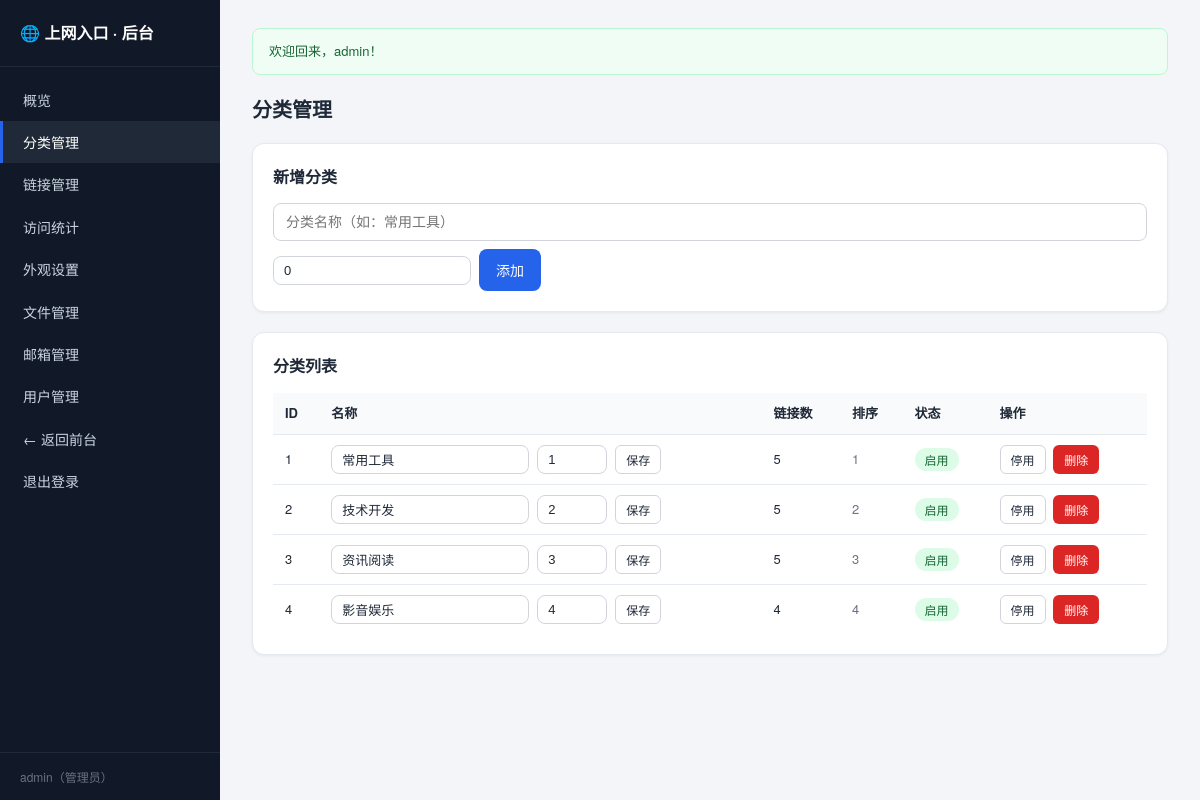
The app's page /admin/category.php (signed in) with its own data.
### tables this page shows
CREATE TABLE IF NOT EXISTS `users` (
  `id` INT UNSIGNED AUTO_INCREMENT PRIMARY KEY,
  `username` VARCHAR(50) NOT NULL UNIQUE,
  `email` VARCHAR(191) NULL DEFAULT NULL,
  `email_verified` TINYINT NOT NULL DEFAULT 0 COMMENT '1=邮箱已验证 0=未验证',
  `phone` VARCHAR(50) NOT NULL DEFAULT '',
  `real_name` VARCHAR(50) NOT NULL DEFAULT '',
  `password_hash` VARCHAR(255) NOT NULL,
  `role` ENUM('admin','user') NOT NULL DEFAULT 'user',
  `status` TINYINT NOT NULL DEFAULT 1 COMMENT '1=正常 0=禁用',
  `created_at` TIMESTAMP NOT NULL DEFAULT CURRENT_TIMESTAMP,
  `last_login_at` TIMESTAMP NULL DEFAULT NULL,
  UNIQUE KEY `uk_users_email` (`email`)
);

CREATE TABLE IF NOT EXISTS `categories` (
  `id` INT UNSIGNED AUTO_INCREMENT PRIMARY KEY,
  `user_id` INT UNSIGNED NULL DEFAULT NULL COMMENT 'NULL=全局分类（管理员维护）；非NULL=该用户的个人分类',
  `name` VARCHAR(100) NOT NULL,
  `sort_order` INT NOT NULL DEFAULT 0,
  `status` TINYINT NOT NULL DEFAULT 1 COMMENT '1=启用 0=停用',
  `created_at` TIMESTAMP NOT NULL DEFAULT CURRENT_TIMESTAMP,
  KEY `idx_user` (`user_id`)
);

### app/db.php (called while the page is built)
<?php
require_once __DIR__ . '/functions.php';
function db(): PDO
{
    static $pdo = null;
    if ($pdo === null) {
        $c = config('db');
        $dsn = "mysql:host={$c['host']};port={$c['port']};dbname={$c['name']};charset={$c['charset']}";
        try {
            $pdo = new PDO($dsn, $c['user'], $c['pass'], [
                PDO::ATTR_ERRMODE            => PDO::ERRMODE_EXCEPTION,
                PDO::ATTR_DEFAULT_FETCH_MODE => PDO::FETCH_ASSOC,
                PDO::ATTR_EMULATE_PREPARES   => false,
            ]);
        } catch (PDOException $e) {
            http_response_code(500);
            exit('数据库连接失败，请检查 app/config.php 中的数据库配置。错误详情：'
                . htmlspecialchars($e->getMessage(), ENT_QUOTES, 'UTF-8'));
        }
    }
    return $pdo;
}

### app/auth.php (called while the page is built, shortened)
<?php
function current_user(): ?array
{
    static $user = false;
    if ($user === false) {
        $stmt = db()->prepare('SELECT id, username, email, email_verified, phone, real_name, role, status, created_at, last_login_at FROM users WHERE id = ? LIMIT 1');
        $stmt->execute([(int)$_SESSION['user_id']]);
        $row = $stmt->fetch();
        if ($row === false || (int)$row['status'] !== 1) {
            unset($_SESSION['user_id']);
            $user = null;
        } else {
            $user = $row;
        }
    }
    return $user;
}
function is_admin(): bool
{
    $user = current_user();
    return $user !== null && $user['role'] === 'admin';
}
function require_admin(): void
{
    if (!is_admin()) {
        http_response_code(403);
        exit('无权访问该页面。');
    }
}

### public/admin/category.php (the view, shortened to what this page needs)
<?php
require_admin();
$db = db();
$categories = $db->query(
    'SELECT c.*, (SELECT COUNT(*) FROM links l WHERE l.category_id = c.id AND l.user_id IS NULL) AS link_count
     FROM categories c
     WHERE c.user_id IS NULL
     ORDER BY c.sort_order ASC, c.id ASC'
)->fetchAll();
$active    = 'category';
include __DIR__ . '/partials/header.php';
?>
<h1 class="page-title">分类管理</h1>
<div class="panel">
  <h2 class="panel-title">新增分类</h2>
  <form class="form-inline" method="post" action="category.php">
    <input class="input" type="text" name="name" placeholder="分类名称（如：常用工具）" required maxlength="100">
    <input class="input input-sm" type="number" name="sort_order" value="0" min="0" placeholder="排序">
    <button class="btn btn-primary" type="submit">添加</button>
  </form>
</div>
<div class="panel">
  <h2 class="panel-title">分类列表</h2>
  <?php if (!$categories): ?>
    <p class="empty-tip">还没有分类，先在上方添加一个吧。</p>
  <?php else: ?>
    <table class="table">
      <thead>
        <tr><th>ID</th><th>名称</th><th>链接数</th><th>排序</th><th>状态</th><th>操作</th></tr>
      </thead>
      <tbody>
      <?php foreach ($categories as $cat): ?>
        <tr>
          <td><?= (int)$cat['id'] ?></td>
          <td>
            <form class="form-inline" method="post" action="category.php">
              <input class="input input-sm" type="text" name="name" value="<?= e($cat['name']) ?>" required maxlength="100">
              <input class="input input-sm input-num" type="number" name="sort_order" value="<?= (int)$cat['sort_order'] ?>" min="0">
              <button class="btn btn-outline btn-sm" type="submit">保存</button>
            </form>
          </td>
          <td><?= (int)$cat['link_count'] ?></td>
          <td class="cell-muted"><?= (int)$cat['sort_order'] ?></td>
          <td>
            <?php if ((int)$cat['status'] === 1): ?>
              <span class="badge badge-on">启用</span>
            <?php else: ?>
              <span class="badge badge-off">停用</span>
            <?php endif; ?>
          </td>
          <td class="cell-actions">
            <form class="form-inline" method="post" action="category.php">
              <button class="btn btn-outline btn-sm" type="submit"><?= (int)$cat['status'] === 1 ? '停用' : '启用' ?></button>
            </form>
            <form class="form-inline" method="post" action="category.php" data-confirm="确定删除分类「<?= e($cat['name']) ?>」？">
              <button class="btn btn-danger btn-sm" type="submit">删除</button>
            </form>
          </td>
        </tr>
      <?php endforeach; ?>
      </tbody>
    </table>
  <?php endif; ?>
</div>
<?php include __DIR__ . '/partials/footer.php'; ?>

### public/admin/partials/header.php (shortened to what this page needs)
<?php
$navItems = [
    'index'    => ['概览', 'index.php'],
    'category' => ['分类管理', 'category.php'],
    'link'     => ['链接管理', 'link.php'],
    'stats'    => ['访问统计', 'stats.php'],
    'settings' => ['外观设置', 'settings.php'],
    'uploads'  => ['文件管理', 'uploads.php'],
    'emails'   => ['邮箱管理', 'emails.php'],
    'user'     => ['用户管理', 'user.php'],
];
?>
<!DOCTYPE html>
<html lang="zh-CN">
<head>
<link rel="stylesheet" href="../assets/css/style.css?v=<?= (int)filemtime(__DIR__ . '/../../assets/css/style.css') ?>">
</head>
<body class="admin-body">
<div class="admin-layout">
  <aside class="admin-sidebar">
    <div class="admin-brand">🌐 上网入口 · 后台</div>
    <nav class="admin-nav">
      <?php foreach ($navItems as $key => $item): ?>
        <a href="<?= $item[1] ?>" class="<?= $active === $key ? 'active' : '' ?>"><?= e($item[0]) ?></a>
      <?php endforeach; ?>
      <a href="../index.php">← 返回前台</a>
      <a href="../logout.php">退出登录</a>
    </nav>
    <div class="admin-user"><?= e(current_user()['username']) ?>（管理员）</div>
  </aside>
  <main class="admin-main">
    <div class="admin-container">
      <?= flash_render() ?>

### public/assets/css/style.css (style rules this page uses)
:root { --primary: #2563eb; --primary-dark: color-mix(in srgb, var(--primary) 78%, #000); --primary-light: color-mix(in srgb, var(--primary) 12%, #fff); --bg: #f3f5f9; --card: #ffffff; --border: #e5e9f0; --text: #1f2937; --muted: #6b7280; --success: #16a34a; --danger: #dc2626; --warning: #d97706; --radius: 12px; --shadow: 0 1px 3px rgba(17, 24, 39, .06); --shadow-lg: 0 10px 25px rgba(17, 24, 39, .1); }
* { box-sizing: border-box; margin: 0; padding: 0; }
html { -webkit-text-size-adjust: 100%; }
body { font-family: "Microsoft YaHei", "PingFang SC", "Helvetica Neue", system-ui, sans-serif; background: var(--bg); color: var(--text); line-height: 1.6; font-size: 14px; }
a { color: var(--primary); text-decoration: none; }
main { min-height: calc(100vh - 160px); padding-top: 24px; padding-bottom: 48px; }
.page-title { font-size: 20px; font-weight: 700; margin-bottom: 18px; }
.input { width: 100%; padding: 10px 12px; border: 1px solid #d1d5db; border-radius: 8px; font-size: 14px; background: #fff; color: var(--text); }
.input-sm { width: auto; padding: 6px 10px; font-size: 13px; }
.input-num { width: 70px; }
.form-inline { display: flex; align-items: center; gap: 8px; flex-wrap: wrap; }
.btn { display: inline-flex; align-items: center; justify-content: center; gap: 6px; padding: 10px 16px; border: 1px solid transparent; border-radius: 8px; font-size: 14px; font-weight: 500; cursor: pointer; white-space: nowrap; transition: background .15s ease, border-color .15s ease, color .15s ease; }
.btn-primary { background: var(--primary); color: #fff; }
.btn-outline { background: #fff; border-color: #d1d5db; color: var(--text); }
.btn-danger { background: var(--danger); color: #fff; }
.btn-sm { padding: 5px 10px; font-size: 12px; border-radius: 6px; }
.admin-body { background: var(--bg); }
.admin-layout { display: flex; min-height: 100vh; }
.admin-sidebar { flex: 0 0 220px; width: 220px; background: #111827; color: #cbd5e1; display: flex; flex-direction: column; position: sticky; top: 0; height: 100vh; }
.admin-brand { padding: 20px; font-size: 16px; font-weight: 700; color: #fff; border-bottom: 1px solid #1f2937; }
.admin-nav { flex: 1; padding: 12px 0; }
.admin-nav a { display: block; padding: 10px 20px; color: #cbd5e1; font-size: 14px; border-left: 3px solid transparent; transition: background .15s ease, color .15s ease; }
.admin-nav a.active { background: #1f2937; color: #fff; border-left-color: var(--primary); }
.admin-user { padding: 14px 20px; font-size: 12px; color: #6b7280; border-top: 1px solid #1f2937; }
.admin-main { flex: 1; min-width: 0; padding: 28px 32px 48px; }
.admin-container { max-width: 1100px; margin: 0 auto; }
.panel { background: var(--card); border: 1px solid var(--border); border-radius: var(--radius); padding: 20px; margin-bottom: 20px; box-shadow: var(--shadow); }
.panel-title { font-size: 16px; font-weight: 700; margin-bottom: 14px; }
.table { width: 100%; border-collapse: collapse; background: #fff; font-size: 13px; }
.table th { text-align: left; padding: 10px 12px; background: #f9fafb; border-bottom: 1px solid var(--border); font-weight: 600; white-space: nowrap; }
.table td { padding: 10px 12px; border-bottom: 1px solid var(--border); vertical-align: middle; }
.table tr:last-child td { border-bottom: 0; }
.cell-muted { color: var(--muted); }
.cell-actions { white-space: nowrap; }
.cell-actions form { display: inline-flex; margin-right: 4px; }
.badge { display: inline-block; padding: 2px 10px; border-radius: 999px; font-size: 12px; background: #f3f4f6; color: #4b5563; white-space: nowrap; }
.badge-on { background: #dcfce7; color: #166534; }

### records on screen
users: username "admin"
categories: id "1", name "常用工具", sort_order "1", link_count "5", status "启用"
categories: id "2", name "技术开发", sort_order "2", link_count "5", status "启用"
categories: id "3", name "资讯阅读", sort_order "3", link_count "5", status "启用"
categories: id "4", name "影音娱乐", sort_order "4", link_count "4", status "启用"

### other values on screen
$item[0] "概览"
$item[0] "分类管理"
$item[0] "链接管理"
$item[0] "访问统计"
$item[0] "外观设置"
$item[0] "文件管理"
$item[0] "邮箱管理"
$item[0] "用户管理"
$flash['message'] "欢迎回来，admin！"
